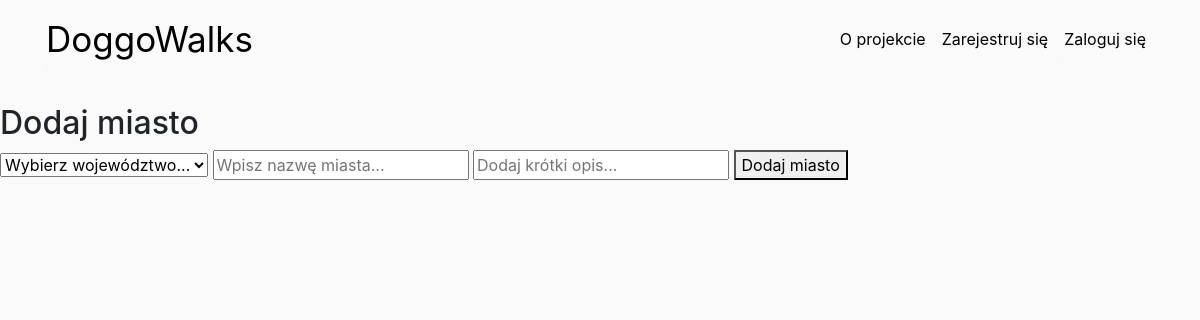
/admin/managecities.php, run on an earlier commit of the app's database.
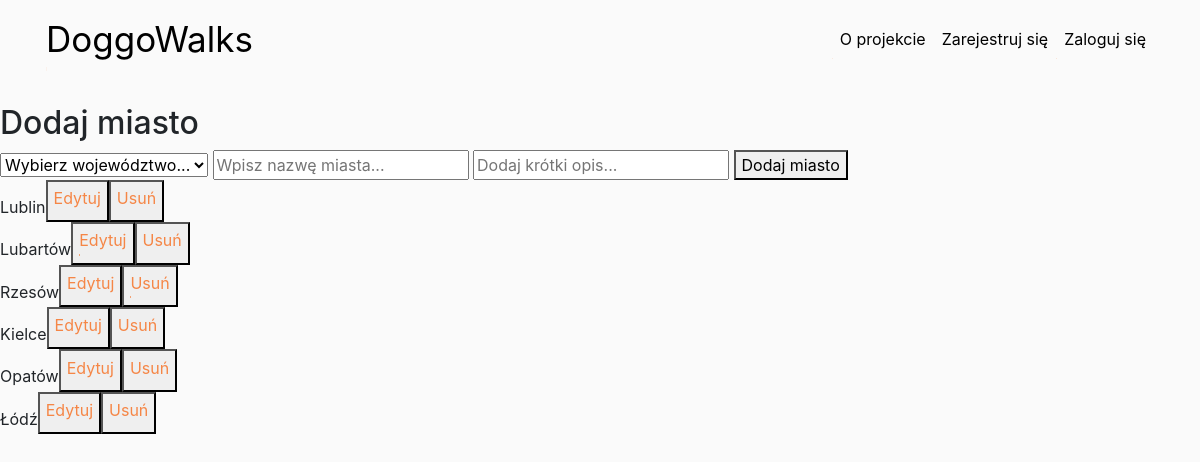
And on a later commit of the database.
### tables this page shows
CREATE TABLE `city` (
  `id` int(10) NOT NULL,
  `name` varchar(30) NOT NULL,
  `description` varchar(3000) DEFAULT NULL,
  `id_voivodship` int(10) NOT NULL,
  `deleted` tinyint(1) NOT NULL DEFAULT 0
);

### admin/managecities.php (the view, shortened to what this page needs)
<?php require_once '../views/containers/header.php'; ?>
<?php require_once '../views/containers/menu.php'; ?>
<?php
require_once 'includes/dbh.inc.php';
?>
<section class="city-form">
    <h2>
        Dodaj miasto
    </h2>
    <form action="includes/managecities.inc.php" method="post">
        <form method ="POST">
            <select name ='voivodship'>
                <option>Wybierz województwo...</option>
            </select>
        <input type = "text" name="name" placeholder="Wpisz nazwę miasta...">
            <input type = "text" name="description" placeholder="Dodaj krótki opis...">
        <button type = "submit" name ="submit">Dodaj miasto</button>
    </form>
</section>
<?php
$sqli = "SELECT name,deleted FROM city";
$result = mysqli_query($conn, $sqli);
    while ($row = mysqli_fetch_array($result)) {
        if($row['deleted']==0) {
            $curr = $row['name'];
            echo $row['name'] . '<button>' . '<a href ="editcity.php?edit=' . $curr . '">' . ' Edytuj' . '</a>' . '</button>' .
                '<button>' . '<a href ="includes/managecities.inc.php?delete=' . $curr . '">' . ' Usuń ' . '</a>' . '</button>' . '<br>';
        }
}
?>
<?php require_once '../views/containers/footer.php'; ?>

What changed in the data, as far as the page shows it:
added city: name "Lublin"
added city: name "Lubartów"
added city: name "Rzesów"
added city: name "Kielce"
added city: name "Opatów"
added city: name "Łódź"
